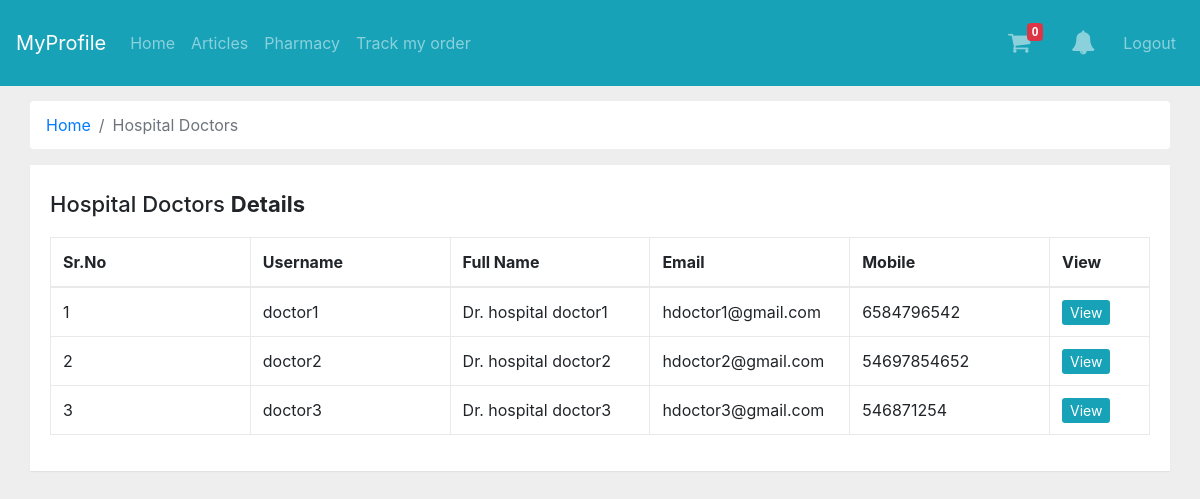
The page /hospital-doctors/ (signed in) on the database as committed earlier.
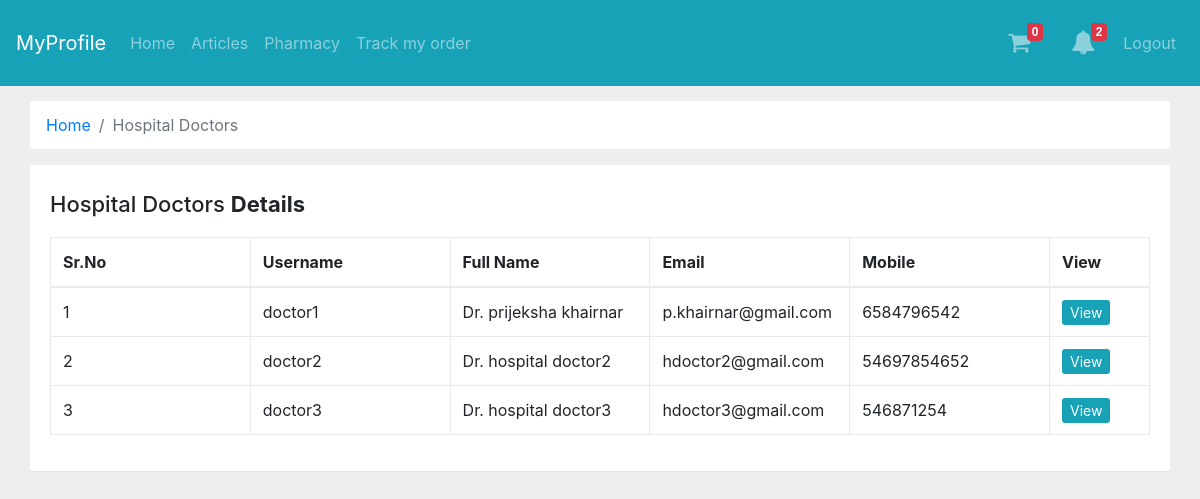
The same page on the database as committed later.
### mainapp/models.py (models this page shows, shortened)
class User(AbstractUser):
    user_mobile = models.IntegerField(null=True)
    user_address = models.TextField(verbose_name='Address', blank=True, null=True)
    user_image = models.ImageField(blank=True, null=True, upload_to='profileimages/', )
    is_hospital_staff = models.BooleanField(verbose_name="Hospital Staff", default=False, )
    is_patient = models.BooleanField(verbose_name="Patient", default=False, )
    is_doctor = models.BooleanField(verbose_name="Doctor", default=False, )
    objects = UserManager()
    class Meta:
        verbose_name_plural = '1. Users'

### mainapp/views.py (the view)
# urls.py: path('hospital-doctors/', views.hospital_doctors, name='hospital-doctors'),
def hospital_doctors(request):
    objnotify = allnotification(request)
    users_doctor = User.objects.filter(is_doctor=True)
    context = {'users_doctor': users_doctor, 'objnotify': objnotify}
    return render(request, 'hospital_doctors.html', context)

### templates/hospital_doctors.html (shortened to what this page needs)
{% extends "base.html" %}
{%block maincontent%}
<div class="container-fluid">
    <div class="main-body">
        <nav aria-label="breadcrumb" class="main-breadcrumb ">
            <ol class="breadcrumb b-bg-c">
                <li class="breadcrumb-item"><a href="{%url 'index'%}">Home</a></li>
                <li class="breadcrumb-item active" aria-current="page">Hospital Doctors</li>
            </ol>
        </nav>
        <div class="table-wrapper">
            <div class="table-title">
                <div class="row">
                    <div class="col-sm-8">
                        <h2>Hospital Doctors <b>Details</b></h2>
                    </div>
                    <div class="col-sm-4">
                    </div>
                </div>
            </div>
            <table class="table table-bordered">
                <thead>
                    <tr>
                        <th>Sr.No</th>
                        <th>Username</th>
                        <th>Full Name</th>
                        <th>Email</th>
                        <th>Mobile</th>
                        <th>View</th>
                    </tr>
                </thead>
                <tbody>
                    {%for user_doctor in users_doctor %}
                    <tr>
                        <td>{{forloop.counter}}</td>
                        <td>{{user_doctor.username}}</td>
                        <td>Dr. {{user_doctor.first_name}} {{user_doctor.last_name}}</td>
                        <td>{{user_doctor.email}}</td>
                        <td>{{user_doctor.user_mobile}}</td>
                        <td>
                            <a class="btn-sm btn-info" href="{%url 'user_profile' user_doctor.id %}">View</a>
                        </td>
                    </tr>
                    {%endfor%}
                </tbody>
            </table>
        </div>
    </div>
</div>
{%endblock%}

Rows that differ between the two databases and show on the page:
changed User "doctor1": first_name "hospital" → "prijeksha"; last_name "doctor1" → "khairnar"; email "hdoctor1@gmail.com" → "p.khairnar@gmail.com"
Other text that changed with them:
{{ objnotify.ncount }}: (not shown) → "2"
